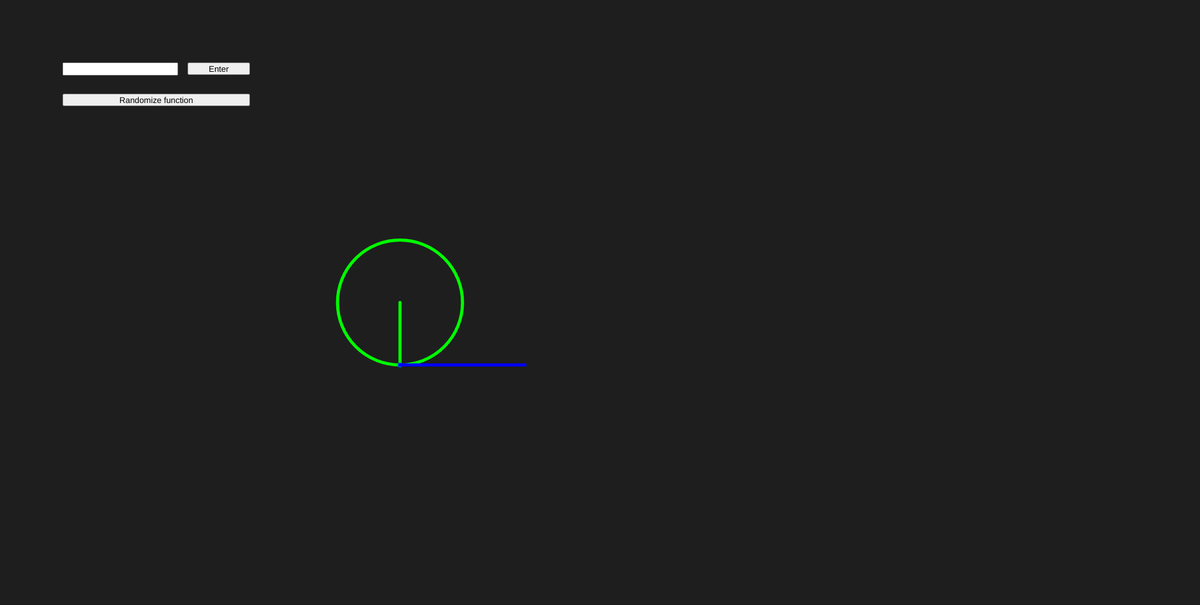
Frame 1 (no input)
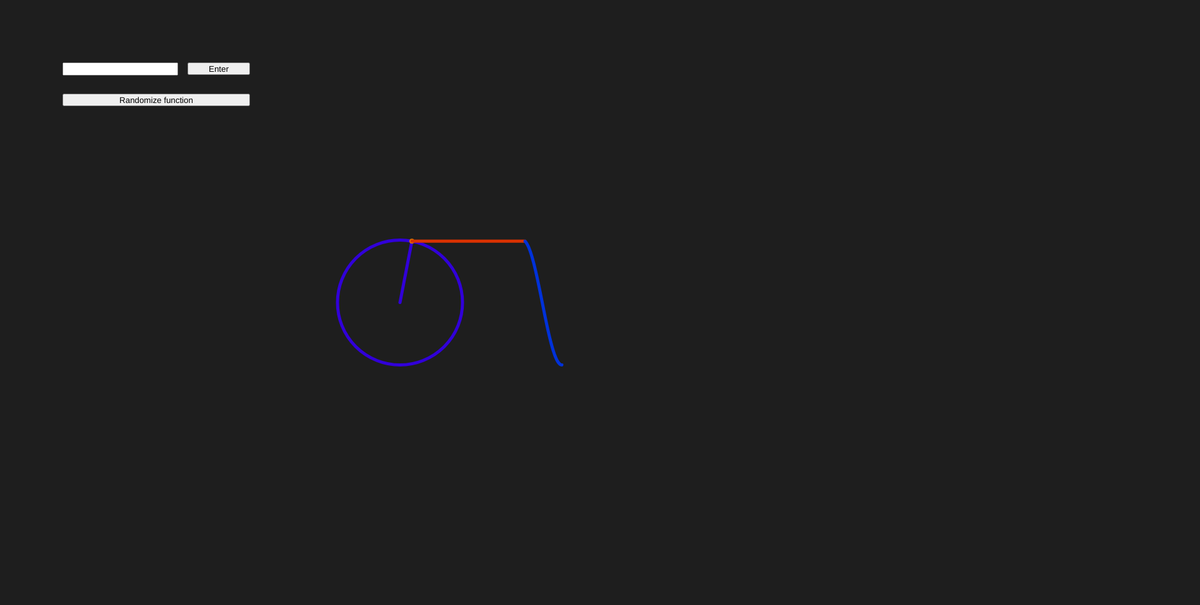
Frame 60 (no input)
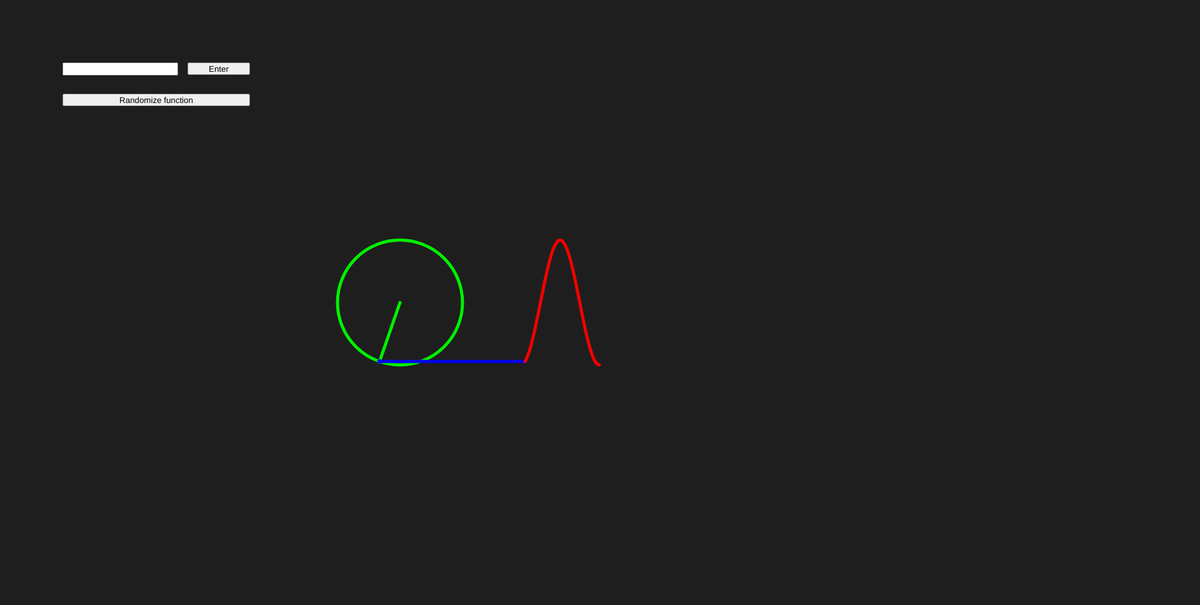
Frame 120 (the mouse pressed at the canvas centre since frame 60)

The p5.js sketch that drew these frames (run headless with seeded random() and noise() and a simulated clock; from frame 60 on, the mouse is pressed at the canvas centre):

// p5.js sketch
// ── sketch.js
let time =0;
let wave = [];
var n=1;
var inpt ;
var btn ;
function setup() {
  createCanvas(1920, 969);
   inpt = createInput ('');
   btn = createButton ('Enter');
   btnn = createButton ('Randomize function');
}

function draw() {
  strokeWeight(5);
  background(30);
  let radius = 100;
  noFill();
  inpt.position (100,100);
  let x = radius * sin(time);
  let y =  radius * n* cos (time);
  stroke((x/radius) *255 ,(y/radius) *255, x-y + 100);
  translate (width/3, height/2);
  ellipse (0,0, radius * 2);
  btn.size(100, 20);
  btn.position(300,100);
  btn.mousePressed(Set);
  btnn.size(300, 20);
  btnn.position(100,150);
  btnn.mousePressed(rndm);
  wave.unshift(y);
  line(0,0,x, y/n);
  fill (x-y + 100,x +100 ,y +100);
  noStroke();
  ellipse (x,y/n, 8);
  beginShape();
  translate(200, 0);
  stroke(x-y + 100,(x/radius) *255, (y/radius) *255)
  line(x-200, y/n, 0, wave [0]);
  noFill();
  stroke((y/radius) *255, (x/radius) *255 , x-y + 100);
  for(let i = 0; i<wave.length; i++){
    vertex(i, wave[i]);
  }
  endShape();
  time += 0.05;
  if(wave.length > 1000){
    wave.pop();
  }

}
function Set(){
  n = inpt.value();
}
function rndm(){
  n = random(1,5);
}
// ── style.css
html, body {
  margin: 0;
  padding: 0;
  overflow: hidden;
}

canvas {
  display: block;
}
button{
  border-radius: 5px;
  font-family: Verdana,  Tahoma, sans-serif;
}
input{
  border-radius: 5px;
}
